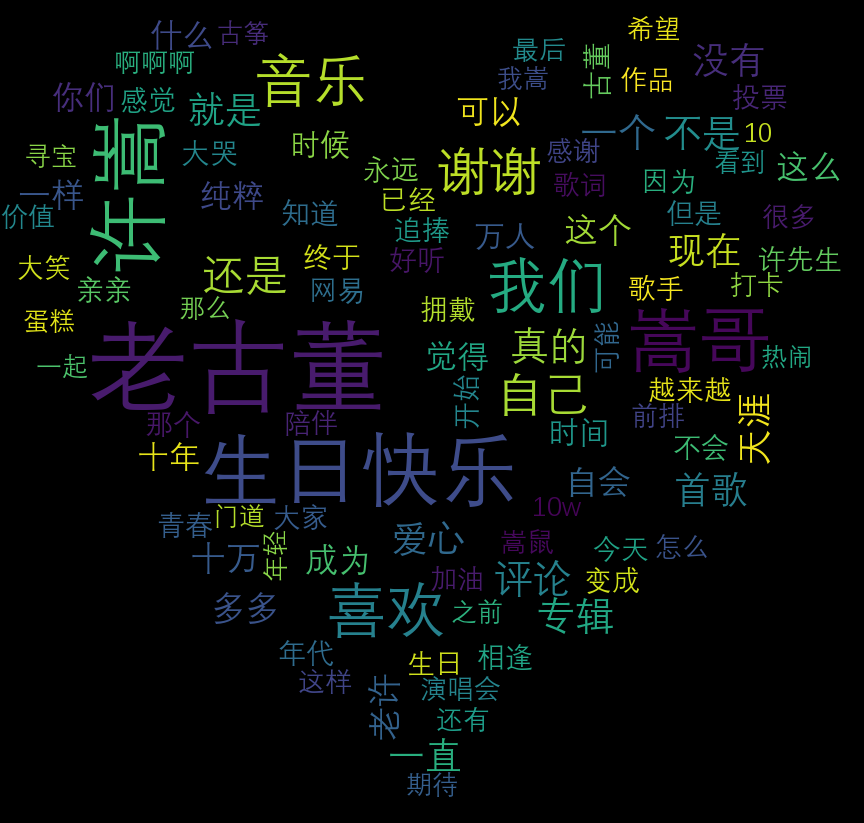

The Python source for this figure:
from Helper.SqlHelper import getMongoTx
from PIL import Image
import pymongo
import jieba
import collections
import re
import wordcloud
import numpy


def save_comments():
    client = pymongo.MongoClient(getMongoTx())
    db = client['163music']
    collection_names = db.list_collection_names()
    collection = db.get_collection(collection_names[0])
    result = collection.find({}, {'_id': 0, 'content': 1})
    with open('comments.txt', 'w', encoding='utf-8') as f:
        for item in result:
            f.write(item['content'].replace('\n', '') + '\n')
def partition():
    result = []
    pattern = re.compile(u'\t|\n|\.|-|:|;|\)|\(|\?|"|。|，|？|！|“|”|\[|\]|—|《|》| |~|]|（|）|…|、|\+|：')
    with open('comments.txt', 'r', encoding='utf-8') as s:
        comments = s.readlines()
        for item in comments:
            words = jieba.cut(item)
            for word in words:
                if not re.match(pattern, word) and len(word) != 1:
                    result.append(word)
            result.pop()
    return result

def save_to_file(result):
    '''保存partition的结果到文件'''
    with open('result.txt', 'a+', encoding='utf-8', newline='') as r:
        for word in result:
            r.write(word + '\n')

def word_count(word_list):
    word_counts = collections.Counter(word_list)
    word_counts_top100 = word_counts.most_common(100)
    return word_counts
    # with open('top100.txt', 'w', encoding='utf-8') as f:
    #     for i in word_counts_top100:
    #         f.write(str(i) + '\n')

def generate_image(word_counts):
    mask = numpy.array(Image.open('picture.png'))
    w = wordcloud.WordCloud(
        width=960,
        height=540,
        font_path='Deng.ttf',
        mask=mask,
        max_words=100,
        max_font_size = 100
    )
    w.generate_from_frequencies(word_counts)
    w.to_file('test.png')

if __name__ == '__main__':
    generate_image(word_count(partition()))
